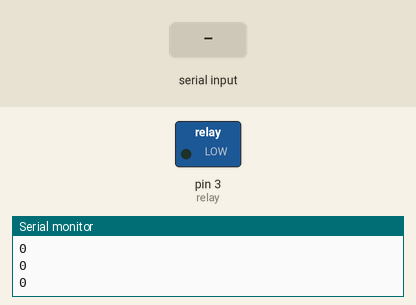
A sketch run on a simulated Arduino Uno, built with avr-gcc and run on an emulated ATmega328P. On the bench: switched loads named in the sketch (green lamp = pin HIGH), the last lines printed to the serial monitor. The inputs (shaded band) are chosen by the test bench.

Above: at 1.2 s.
1.3 s: "30,150\n" received over Serial
At 1.8 s:
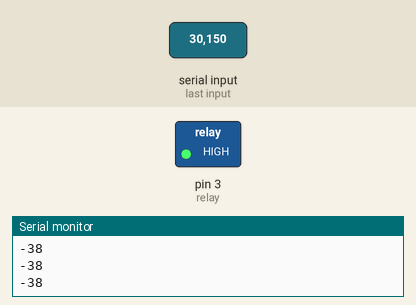
Timing chart, 0 to 4.3 s (numbered marks = the images above; inputs shaded):
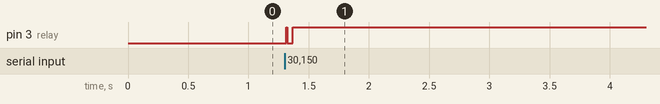

Measured:
- after the input at 1.3 s, pin 3 (relay): LOW → HIGH at once, → LOW 0.01 s later, → HIGH 0.05 s later

The sketch:

relay.ino
```cpp
#define relay 3
void setup(){
  Serial.begin(9600);
  pinMode(relay,OUTPUT);
}

void loop(){
  static int a;
  if(Serial.available()){
    a = Serial.read()-48;
  }
  Serial.println(a);
  if(a){
    digitalWrite(relay,HIGH);
  }else{
    digitalWrite(relay,LOW);
  }
}
```
